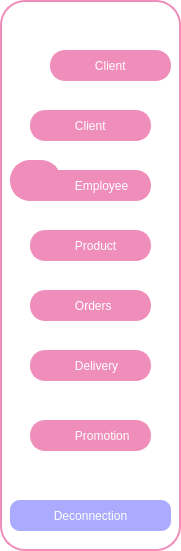
     <widget class="QFrame" name="frame">
      <property name="geometry">
       <rect>
        <x>10</x>
        <y>30</y>
        <width>181</width>
        <height>551</height>
       </rect>
      </property>
      <property name="styleSheet">
       <string notr="true">QFrame {
    background-color: white;
    width: 10px;
    border: 2px solid #EF8EBA;
    border-radius: 25px;
}</string>
      </property>
      <property name="frameShape">
       <enum>QFrame::NoFrame</enum>
      </property>
      <widget class="QLabel" name="label_2">
       <property name="geometry">
        <rect>
         <x>30</x>
         <y>170</y>
         <width>121</width>
         <height>31</height>
        </rect>
       </property>
       <property name="styleSheet">
        <string notr="true">QFrame {
	background-color: #EF8EBA;
    width: 10px;
    border: 2px solid #EF8EBA;
    border-radius: 15px;
}
QLabel{
	color: rgb(255, 255, 255);
}</string>
       </property>
       <property name="text">
        <string>            Employee</string>
       </property>
      </widget>
      <widget class="QLabel" name="label">
       <property name="geometry">
        <rect>
         <x>10</x>
         <y>160</y>
         <width>51</width>
         <height>41</height>
        </rect>
       </property>
       <property name="styleSheet">
        <string notr="true">QLabel{
border-color:  rgb(239, 142, 186);
border-radius:20px;
background-color: rgb(239, 142, 186);
}
</string>
       </property>
       <property name="text">
        <string/>
       </property>
       <property name="pixmap">
        <pixmap>../../Downloads/WhatsApp_Image_2024-11-10_à_18.51.31_1cb58230-removebg-preview.png</pixmap>
       </property>
       <property name="scaledContents">
        <bool>true</bool>
       </property>
      </widget>
      <widget class="QLabel" name="label_3">
       <property name="geometry">
        <rect>
         <x>30</x>
         <y>110</y>
         <width>121</width>
         <height>31</height>
        </rect>
       </property>
       <property name="styleSheet">
        <string notr="true">QFrame {
	background-color: #EF8EBA;
    width: 10px;
    border: 2px solid #EF8EBA;
    border-radius: 15px;
}
QLabel{
	color: rgb(255, 255, 255);
}</string>
       </property>
       <property name="text">
        <string>            Client</string>
       </property>
      </widget>
      <widget class="QLabel" name="label_4">
       <property name="geometry">
        <rect>
         <x>30</x>
         <y>230</y>
         <width>121</width>
         <height>31</height>
        </rect>
       </property>
       <property name="styleSheet">
        <string notr="true">QFrame {
	background-color: #EF8EBA;
    width: 10px;
    border: 2px solid #EF8EBA;
    border-radius: 15px;
}
QLabel{
	color: rgb(255, 255, 255);
}</string>
       </property>
       <property name="text">
        <string>            Product</string>
       </property>
      </widget>
      <widget class="QLabel" name="label_5">
       <property name="geometry">
        <rect>
         <x>30</x>
         <y>290</y>
         <width>121</width>
         <height>31</height>
        </rect>
       </property>
       <property name="styleSheet">
        <string notr="true">QFrame {
	background-color: #EF8EBA;
    width: 10px;
    border: 2px solid #EF8EBA;
    border-radius: 15px;
}
QLabel{
	color: rgb(255, 255, 255);
}</string>
       </property>
       <property name="text">
        <string>            Orders</string>
       </property>
      </widget>
      <widget class="QLabel" name="label_6">
       <property name="geometry">
        <rect>
         <x>30</x>
         <y>350</y>
         <width>121</width>
         <height>31</height>
        </rect>
       </property>
       <property name="styleSheet">
        <string notr="true">QFrame {
	background-color: #EF8EBA;
    width: 10px;
    border: 2px solid #EF8EBA;
    border-radius: 15px;
}
QLabel{
	color: rgb(255, 255, 255);
}</string>
       </property>
       <property name="text">
        <string>            Delivery</string>
       </property>
      </widget>
      <widget class="QLabel" name="label_7">
       <property name="geometry">
        <rect>
         <x>30</x>
         <y>420</y>
         <width>121</width>
         <height>31</height>
        </rect>
       </property>
       <property name="styleSheet">
        <string notr="true">QFrame {
	background-color: #EF8EBA;
    width: 10px;
    border: 2px solid #EF8EBA;
    border-radius: 15px;
}
QLabel{
	color: rgb(255, 255, 255);
}</string>
       </property>
       <property name="text">
        <string>            Promotion</string>
       </property>
      </widget>
      <widget class="QPushButton" name="pushButton_2">
       <property name="geometry">
        <rect>
         <x>10</x>
         <y>500</y>
         <width>161</width>
         <height>31</height>
        </rect>
       </property>
       <property name="styleSheet">
        <string notr="true">QPushButton {
	background-color: rgb(170, 170, 255);
    color: white; /* Texte blanc */
    border-radius:10px  ; /* Coins arrondis */
	border-color: rgb(239, 142, 186);
    padding: 8px;
}</string>
       </property>
       <property name="text">
        <string>Deconnection</string>
       </property>
      </widget>
      <widget class="QLabel" name="label_9">
       <property name="geometry">
        <rect>
         <x>50</x>
         <y>50</y>
         <width>121</width>
         <height>31</height>
        </rect>
       </property>
       <property name="styleSheet">
        <string notr="true">QFrame {
	background-color: #EF8EBA;
    width: 10px;
    border: 2px solid #EF8EBA;
    border-radius: 15px;
}
QLabel{
	color: rgb(255, 255, 255);
}</string>
       </property>
       <property name="text">
        <string>            Client</string>
       </property>
      </widget>
     </widget>
